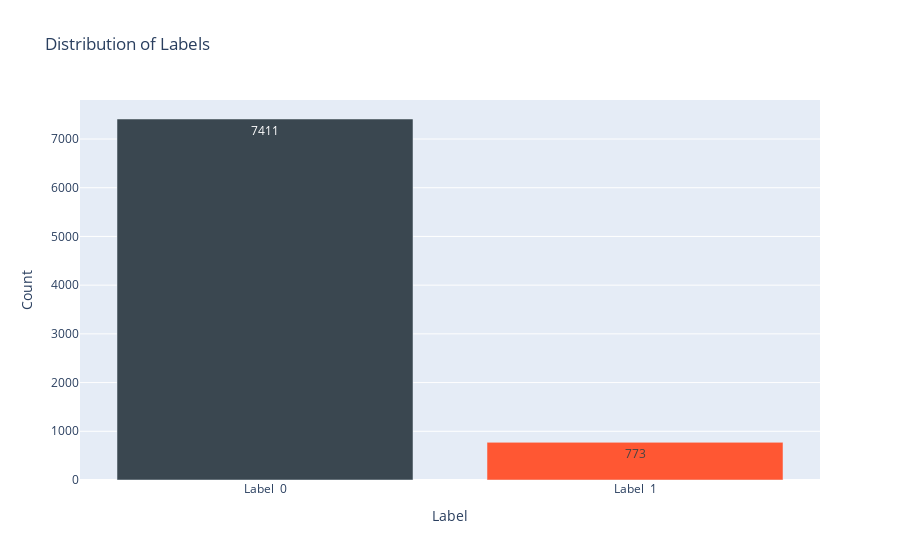

Notebook cell for this chart:
### Code cell
label_counts = train_data['label'].value_counts()

trace = go.Bar(
    x=['Label  0', 'Label  1'],
    y=[label_counts[0], label_counts[1]],
    text=[label_counts[0], label_counts[1]],
    marker=dict(
        color=['rgb(58,  71,  80)', 'rgb(255,  87,  51)']
    ),
    orientation='v'
)

layout = go.Layout(
    title='Distribution of Labels',
    xaxis=dict(
        title='Label'
    ),
    yaxis=dict(
        title='Count'
    )
)

data = [trace]

init_notebook_mode(connected=True)
iplot({'data': data, 'layout': layout})

### Figure 1 — Plotly figure (JSON) as saved in the notebook; plotly's stock layout.template omitted (floating-point values rounded to 4 significant figures)
{"data": [{"marker": {"color": ["rgb(58,  71,  80)", "rgb(255,  87,  51)"]}, "orientation": "v", "text": ["7411", "773"], "type": "bar", "x": ["Label  0", "Label  1"], "y": [7411, 773]}], "layout": {"title": {"text": "Distribution of Labels"}, "xaxis": {"title": {"text": "Label"}}, "yaxis": {"title": {"text": "Count"}}}}
